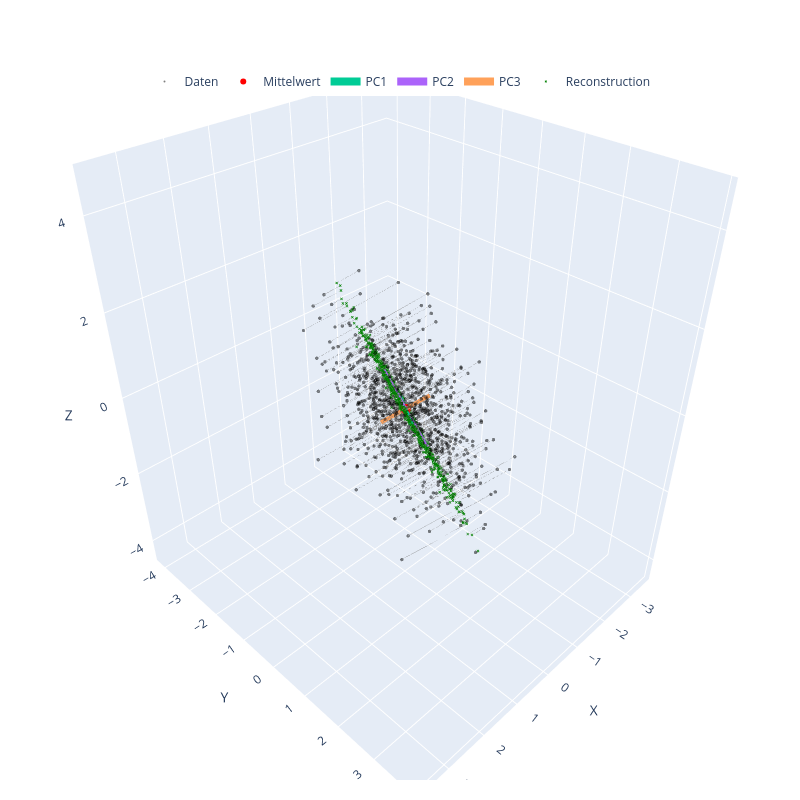

Notebook cell for this chart:
### Markdown cell above
### (b) Projection and Reconstruction in Subspace (2 Points)

- Project the data onto the subspace spanned by the **first two principal components** (i.e., the top 2 Eigenvectors).
- What is the **dimensionality** of the data after projection?
- Reconstruct the data from the 2D projection back into the original **3D** space.
- Plot both the **original** and the **reconstructed** data in 3D using `plot3DPCA()`.

### Code cell
# Project data3d to the first two principal components
X_reduced_3d_2, eigVec_3d_2, eigVal_3d_2, mean_3d_2 = pca(data3d, n_components=2)

# Plot the 2D subspace coordinates
plt.figure(figsize=(6, 5))
plt.scatter(X_reduced_3d_2[:, 0], X_reduced_3d_2[:, 1], alpha=0.6, s=15)
plt.title("data3d projected onto the first two principal components")
plt.xlabel("PC1")
plt.ylabel("PC2")
plt.axis("equal")
plt.grid(True, linestyle="--", alpha=0.5)
plt.show()

# Print dimensionality of X_reduced
print("Dimensionality after projection:", X_reduced_3d_2.shape)

# Reconstruct from projection into 3D
X_reconstructed_3d = X_reduced_3d_2 @ eigVec_3d_2.T + mean_3d_2
reconstruction_error_3d = np.mean((data3d - X_reconstructed_3d) ** 2)
print(f"Average reconstruction error for data3d using first two PCs: {reconstruction_error_3d:.4f}")

# Plot reconstruction using plot3DPCA
plot3DPCA(
    data=data3d,
    mju=mean_3d_2,
    eigVec=eigVec_3d,
    eigVal=eigVal_3d,
    recData=X_reconstructed_3d,
    showReconstruction=True,
)
